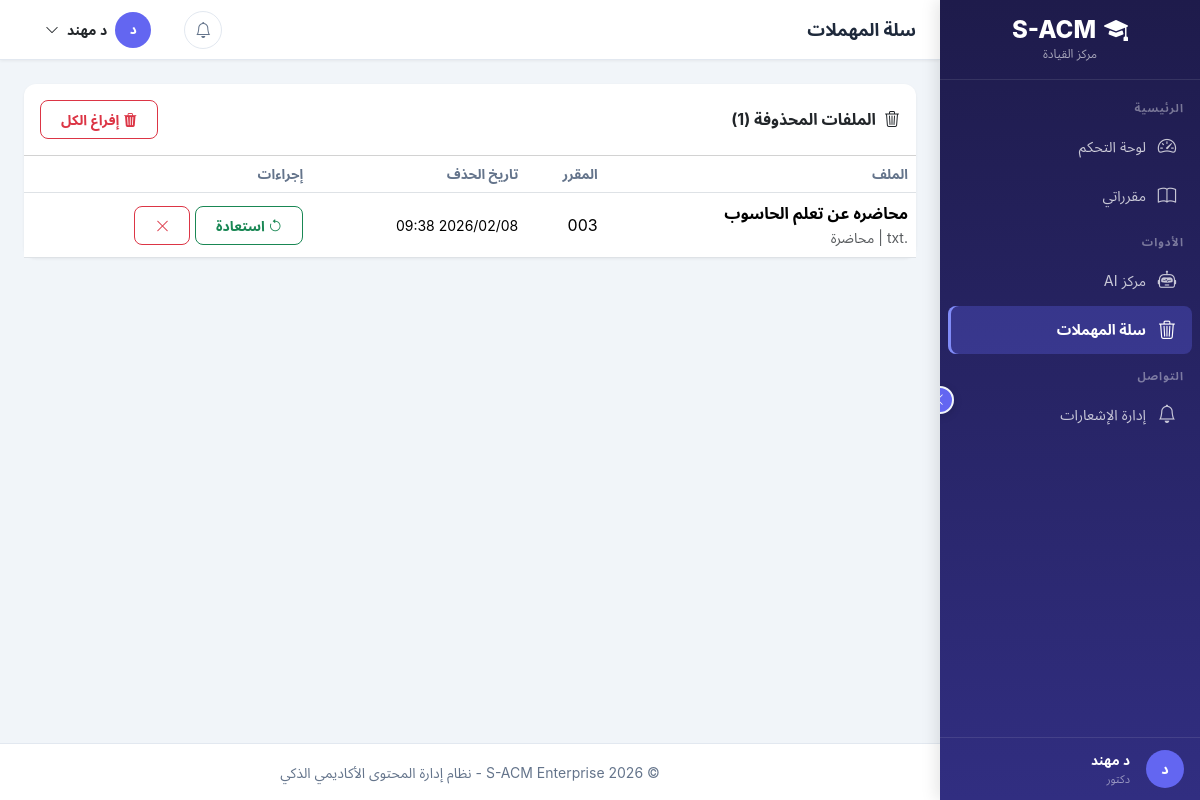
Page /instructor/trash/ (signed in) on the committed database.
### apps/accounts/models.py (models this page shows, shortened)
class User(AbstractBaseUser, PermissionsMixin):
    ACCOUNT_STATUS_CHOICES = [
        ('inactive', 'غير مفعّل'),
        ('active', 'مفعّل'),
        ('suspended', 'موقوف'),
    ]
    academic_id = models.CharField(
        max_length=50,
        unique=True,
        verbose_name='الرقم الأكاديمي/الوظيفي',
        help_text='الرقم الأكاديمي للطالب أو الرقم الوظيفي للموظف'
    )
    id_card_number = models.CharField(
        max_length=50,
        unique=True,
        verbose_name='رقم البطاقة الشخصية',
        help_text='يستخدم للتحقق من الهوية عند التفعيل'
    )
    full_name = models.CharField(
        max_length=150,
        verbose_name='الاسم الكامل'
    )
    email = models.EmailField(
        unique=True,
        blank=True,
        null=True,
        verbose_name='البريد الإلكتروني',
        help_text='يتم تعيينه عند التفعيل'
    )
    account_status = models.CharField(
        max_length=20,
        choices=ACCOUNT_STATUS_CHOICES,
        default='inactive',
        verbose_name='حالة الحساب'
    )
    role = models.ForeignKey(
        Role,
        on_delete=models.PROTECT,
        related_name='users',
        verbose_name='الدور',
        null=True,
        blank=True
    )
    major = models.ForeignKey(
        Major,
        on_delete=models.SET_NULL,
        related_name='students',
        verbose_name='التخصص',
        null=True,
        blank=True,
        help_text='للطلاب فقط'
    )
    level = models.ForeignKey(
        Level,
        on_delete=models.SET_NULL,
        related_name='students',
        verbose_name='المستوى',
        null=True,
        blank=True,
        help_text='للطلاب فقط'
    )
    is_staff = models.BooleanField(default=False, verbose_name='موظف')
    is_active = models.BooleanField(default=True, verbose_name='نشط')
    date_joined = models.DateTimeField(default=timezone.now, verbose_name='تاريخ الانضمام')
    last_login = models.DateTimeField(null=True, blank=True, verbose_name='آخر تسجيل دخول')
    profile_picture = models.ImageField(
        upload_to='profiles/',
        blank=True,
        null=True,
        verbose_name='صورة الملف الشخصي'
    )
    phone_number = models.CharField(
        max_length=20,
        blank=True,
        null=True,
        verbose_name='رقم الهاتف'
    )
    objects = UserManager()
    USERNAME_FIELD = 'academic_id'
    REQUIRED_FIELDS = ['full_name', 'id_card_number']
    class Meta:
        db_table = 'users'
        verbose_name = 'مستخدم'
        verbose_name_plural = 'المستخدمون'
        indexes = [
            models.Index(fields=['academic_id']),
            models.Index(fields=['email']),
            models.Index(fields=['account_status']),
        ]
    def is_admin(self):
        return self.role and self.role.code == Role.ADMIN
    def is_instructor(self):
        return self.role and self.role.code == Role.INSTRUCTOR
    def is_student(self):
        return self.role and self.role.code == Role.STUDENT

class Role(models.Model):
    ADMIN = 'admin'
    INSTRUCTOR = 'instructor'
    STUDENT = 'student'
    code = models.CharField(
        max_length=50,
        unique=True,
        verbose_name='كود الدور',
        help_text='معرف فريد للدور (بالإنجليزية، مثل: admin, instructor)'
    )
    display_name = models.CharField(
        max_length=100,
        verbose_name='اسم العرض',
        help_text='الاسم الذي يظهر للمستخدم'
    )
    description = models.TextField(
        blank=True,
        null=True,
        verbose_name='وصف الدور'
    )
    is_system = models.BooleanField(
        default=False,
        verbose_name='دور نظام',
        help_text='الأدوار الافتراضية التي لا يمكن حذفها'
    )
    is_active = models.BooleanField(
        default=True,
        verbose_name='نشط'
    )
    created_at = models.DateTimeField(auto_now_add=True, verbose_name='تاريخ الإنشاء')
    updated_at = models.DateTimeField(auto_now=True, verbose_name='تاريخ التحديث')
    class Meta:
        db_table = 'roles'
        verbose_name = 'دور'
        verbose_name_plural = 'الأدوار'
        ordering = ['-is_system', 'display_name']

### apps/courses/models.py (models this page shows, shortened)
class LectureFile(models.Model):
    CONTENT_TYPE_CHOICES = [
        ('local_file', 'ملف محلي'),
        ('external_link', 'رابط خارجي'),
    ]
    FILE_TYPE_CHOICES = [
        ('Lecture', 'محاضرة'),
        ('Summary', 'ملخص'),
        ('Exam', 'اختبار'),
        ('Assignment', 'واجب'),
        ('Reference', 'مرجع'),
        ('Other', 'أخرى'),
    ]
    course = models.ForeignKey(
        Course,
        on_delete=models.CASCADE,
        related_name='files',
        verbose_name='المقرر'
    )
    uploader = models.ForeignKey(
        settings.AUTH_USER_MODEL,
        on_delete=models.SET_NULL,
        null=True,
        related_name='uploaded_files',
        verbose_name='رافع الملف'
    )
    title = models.CharField(
        max_length=255,
        verbose_name='عنوان الملف'
    )
    description = models.TextField(
        blank=True,
        null=True,
        verbose_name='وصف الملف'
    )
    content_type = models.CharField(
        max_length=20,
        choices=CONTENT_TYPE_CHOICES,
        default='local_file',
        verbose_name='نوع المحتوى'
    )
    local_file = models.FileField(
        upload_to=lecture_file_path,
        blank=True,
        null=True,
        verbose_name='الملف المحلي'
    )
    external_link = models.URLField(
        max_length=512,
        blank=True,
        null=True,
        verbose_name='الرابط الخارجي'
    )
    file_type = models.CharField(
        max_length=50,
        choices=FILE_TYPE_CHOICES,
        default='Lecture',
        verbose_name='تصنيف الملف'
    )
    file_size = models.BigIntegerField(
        blank=True,
        null=True,
        verbose_name='حجم الملف (بايت)'
    )
    file_extension = models.CharField(
        max_length=20,
        blank=True,
        null=True,
        verbose_name='امتداد الملف'
    )
    mime_type = models.CharField(
        max_length=100,
        blank=True,
        null=True,
        verbose_name='نوع MIME'
    )
    upload_date = models.DateTimeField(
        auto_now_add=True,
        verbose_name='تاريخ الرفع'
    )
    updated_at = models.DateTimeField(
        auto_now=True,
        verbose_name='تاريخ التحديث'
    )
    is_visible = models.BooleanField(
        default=True,
        verbose_name='مرئي للطلاب',
        help_text='للتحكم في ظهور الملف للطلاب'
    )
    is_deleted = models.BooleanField(
        default=False,
        verbose_name='محذوف',
        help_text='Soft delete - الملف لا يظهر لكنه موجود في قاعدة البيانات'
    )
    deleted_at = models.DateTimeField(
        blank=True,
        null=True,
        verbose_name='تاريخ الحذف'
    )
    download_count = models.PositiveIntegerField(
        default=0,
        verbose_name='عدد التحميلات'
    )
    view_count = models.PositiveIntegerField(
        default=0,
        verbose_name='عدد المشاهدات'
    )
    class Meta:
        db_table = 'lectures_files'
        verbose_name = 'ملف محاضرة'
        verbose_name_plural = 'ملفات المحاضرات'
        ordering = ['-upload_date']
        indexes = [
            models.Index(fields=['course', 'file_type']),
            models.Index(fields=['upload_date']),
            models.Index(fields=['is_visible', 'is_deleted']),
            models.Index(fields=['course', 'is_visible'], name='idx_lf_course_vis'),
            models.Index(fields=['uploader', 'is_deleted'], name='idx_lf_uploader_del'),
            models.Index(fields=['uploader', 'is_deleted', 'upload_date'], name='idx_lf_upload_stats'),
            models.Index(fields=['course', 'is_visible', 'is_deleted'], name='idx_lf_crs_vis_del'),
        ]

class Course(models.Model):
    course_name = models.CharField(
        max_length=150,
        verbose_name='اسم المقرر'
    )
    course_code = models.CharField(
        max_length=20,
        unique=True,
        verbose_name='رمز المقرر'
    )
    description = models.TextField(
        blank=True,
        null=True,
        verbose_name='وصف المقرر'
    )
    level = models.ForeignKey(
        'accounts.Level',
        on_delete=models.PROTECT,
        related_name='courses',
        verbose_name='المستوى'
    )
    semester = models.ForeignKey(
        'accounts.Semester',
        on_delete=models.PROTECT,
        related_name='courses',
        verbose_name='الفصل الدراسي'
    )
    credit_hours = models.PositiveIntegerField(
        default=3,
        verbose_name='الساعات المعتمدة'
    )
    is_active = models.BooleanField(
        default=True,
        verbose_name='نشط'
    )
    created_at = models.DateTimeField(
        auto_now_add=True,
        verbose_name='تاريخ الإنشاء'
    )
    updated_at = models.DateTimeField(
        auto_now=True,
        verbose_name='تاريخ التحديث'
    )
    class Meta:
        db_table = 'courses'
        verbose_name = 'مقرر'
        verbose_name_plural = 'المقررات'
        ordering = ['course_code']
        indexes = [
            models.Index(fields=['course_code']),
            models.Index(fields=['level', 'semester']),
        ]

### apps/instructor/views.py (the view)
# urls.py: path('trash/', views.TrashListView.as_view(), name='trash_list'),
class TrashListView(LoginRequiredMixin, InstructorRequiredMixin, ListView):
    template_name = 'instructor/trash.html'
    context_object_name = 'deleted_files'
    def get_queryset(self):
        return LectureFile.objects.filter(
            uploader=self.request.user, is_deleted=True
        ).select_related('course').order_by('-deleted_at')
    def get_context_data(self, **kwargs):
        context = super().get_context_data(**kwargs)
        context['active_page'] = 'trash'
        return context

### templates/instructor/trash.html (shortened to what this page needs)
{% extends 'layouts/dashboard_base.html' %}
{% block page_title %}سلة المهملات{% endblock %}
{% block dashboard_content %}
<div class="card">
    <div class="card-header bg-transparent d-flex justify-content-between align-items-center py-3">
        <h6 class="mb-0 fw-bold"><i class="bi bi-trash3 me-2"></i>الملفات المحذوفة ({{ deleted_files|length }})</h6>
        {% if deleted_files %}
        <form method="post" action="{% url 'instructor:trash_empty' %}" onsubmit="return confirm('إفراغ سلة المهملات نهائياً؟ لا يمكن التراجع!')">
            <button class="btn btn-sm btn-outline-danger"><i class="bi bi-trash3-fill me-1"></i>إفراغ الكل</button>
        </form>
        {% endif %}
    </div>
    <div class="card-body p-0">
        {% if deleted_files %}
        <div class="table-responsive">
            <table class="table table-hover mb-0">
                <thead><tr><th>الملف</th><th>المقرر</th><th>تاريخ الحذف</th><th>إجراءات</th></tr></thead>
                <tbody>
                {% for file in deleted_files %}
                <tr>
                    <td><div class="fw-semibold">{{ file.title }}</div><small class="text-muted">{{ file.file_extension|default:"-" }} | {{ file.get_file_type_display }}</small></td>
                    <td>{{ file.course.course_code }}</td>
                    <td><small>{{ file.deleted_at|date:"Y/m/d H:i" }}</small></td>
                    <td>
                        <form method="post" action="{% url 'instructor:trash_restore' file.pk %}" class="d-inline">{% csrf_token %}<button class="btn btn-sm btn-outline-success" title="استعادة"><i class="bi bi-arrow-counterclockwise"></i> استعادة</button></form>
                        <form method="post" action="{% url 'instructor:trash_destroy' file.pk %}" class="d-inline" onsubmit="return confirm('حذف نهائي؟ لا يمكن التراجع!')">{% csrf_token %}<button class="btn btn-sm btn-outline-danger" title="حذف نهائي"><i class="bi bi-x-lg"></i></button></form>
                    </td>
                </tr>
                {% endfor %}
                </tbody>
            </table>
        </div>
        {% else %}
        <div class="empty-state py-5"><i class="bi bi-trash3 d-block"></i><p>سلة المهملات فارغة</p></div>
        {% endif %}
    </div>
</div>
{% endblock %}

### templates/layouts/dashboard_base.html (shortened to what this page needs)
{% load static %}
<!DOCTYPE html>
<html lang="ar" dir="rtl">
<head>
    <link href="https://cdn.jsdelivr.net/npm/bootstrap@5.3.2/dist/css/bootstrap.rtl.min.css" rel="stylesheet">
    <link href="https://cdn.jsdelivr.net/npm/bootstrap-icons@1.11.3/font/bootstrap-icons.css" rel="stylesheet">
</head>
<body>
    <nav class="sidebar" id="sidebar">
        <div class="sidebar-toggle-btn" id="sidebarCollapseBtn" onclick="toggleSidebarCollapse()" title="طي/توسيع القائمة">
            <i class="bi bi-chevron-left"></i>
        </div>
        <div class="sidebar-brand">
            <h4><i class="bi bi-mortarboard-fill brand-icon me-2"></i><span class="brand-text">S-ACM</span></h4>
            <small>{% if is_instructor %}مركز القيادة{% elif is_student %}بوابة التعلم{% else %}لوحة التحكم{% endif %}</small>
        </div>
        <div class="sidebar-nav">
            {% block sidebar_nav %}
            {% if is_instructor %}
            <div class="sidebar-section-title">الرئيسية</div>
            <div class="nav-item">
                <a class="nav-link {% if active_page == 'dashboard' %}active{% endif %}" href="{% url 'instructor:dashboard' %}" title="لوحة التحكم">
                    <i class="bi bi-speedometer2"></i> <span class="link-text">لوحة التحكم</span>
                </a>
            </div>
            <div class="nav-item">
                <a class="nav-link {% if active_page == 'courses' %}active{% endif %}" href="{% url 'instructor:course_list' %}" title="مقرراتي">
                    <i class="bi bi-book"></i> <span class="link-text">مقرراتي</span>
                </a>
            </div>
            <div class="sidebar-section-title">الأدوات</div>
            <div class="nav-item">
                <a class="nav-link {% if active_page == 'ai_hub' %}active{% endif %}" href="{% url 'instructor:ai_hub' %}" title="مركز AI">
                    <i class="bi bi-robot"></i> <span class="link-text">مركز AI</span>
                </a>
            </div>
            <div class="nav-item">
                <a class="nav-link {% if active_page == 'trash' %}active{% endif %}" href="{% url 'instructor:trash_list' %}" title="سلة المهملات">
                    <i class="bi bi-trash3"></i> <span class="link-text">سلة المهملات</span>
                </a>
            </div>
            <div class="sidebar-section-title">التواصل</div>
            <div class="nav-item">
                <a class="nav-link {% if active_page == 'notifications' %}active{% endif %}" href="{% url 'notifications:management' %}" title="إدارة الإشعارات">
                    <i class="bi bi-bell"></i> <span class="link-text">إدارة الإشعارات</span>
                </a>
            </div>
            {% endif %}
            {% endblock %}
        </div>
        <div class="sidebar-footer">
            <div class="d-flex align-items-center gap-3">
                <div class="avatar-circle" style="width:38px;height:38px;font-size:0.9rem;flex-shrink:0;">
                    {{ request.user.full_name|slice:":1"|upper }}
                </div>
                <div class="user-info">
                    <div style="color:#fff;font-size:0.85rem;font-weight:600;">{{ request.user.full_name|truncatechars:16 }}</div>
                    <div style="color:rgba(255,255,255,0.5);font-size:0.7rem;">{{ user_role|default:"مستخدم" }}</div>
                </div>
            </div>
        </div>
    </nav>
    <div class="main-wrapper">
        <header class="top-navbar">
            <div class="d-flex align-items-center gap-3">
                <h6 class="page-title mb-0">{% block page_title %}لوحة التحكم{% endblock %}</h6>
            </div>
            <div class="nav-actions">
                <div class="dropdown">
                    <button class="btn-icon position-relative" data-bs-toggle="dropdown">
                        <i class="bi bi-bell"></i>
                    </button>
                </div>
                <div class="dropdown">
                    <button class="d-flex align-items-center gap-2 btn btn-link text-dark text-decoration-none" data-bs-toggle="dropdown">
                        <div class="avatar-circle">{{ request.user.full_name|slice:":1"|upper }}</div>
                        <span class="d-none d-md-inline small">{{ request.user.full_name|truncatechars:12 }}</span>
                        <i class="bi bi-chevron-down small"></i>
                    </button>
                </div>
            </div>
        </header>
        <main class="page-content">
            {% block dashboard_content %}{% endblock %}
        </main>
        <footer class="dashboard-footer">
            <small>&copy; 2026 S-ACM Enterprise - نظام إدارة المحتوى الأكاديمي الذكي</small>
        </footer>
    </div>
</body>
</html>

### rows in the picture
User: user.full_name "د", user.full_name "د مهند"
Role: display_name "دكتور"
LectureFile: title "محاضره عن تعلم الحاسوب", file_type "محاضرة", course.course_code "003", deleted_at "2026/02/08 09:38"

### other values in the picture
{{ deleted_files|length }} "1"
